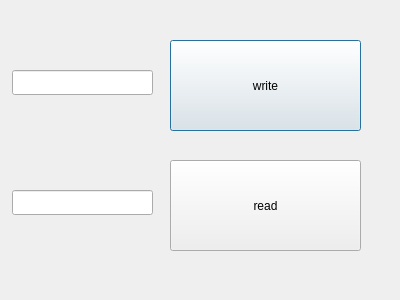
<?xml version="1.0" encoding="UTF-8"?>
<ui version="4.0">
 <class>Dialog</class>
 <widget class="QDialog" name="Dialog">
  <property name="geometry">
   <rect>
    <x>0</x>
    <y>0</y>
    <width>400</width>
    <height>300</height>
   </rect>
  </property>
  <property name="windowTitle">
   <string>Dialog</string>
  </property>
  <widget class="QPushButton" name="btnwrite">
   <property name="geometry">
    <rect>
     <x>170</x>
     <y>40</y>
     <width>191</width>
     <height>91</height>
    </rect>
   </property>
   <property name="text">
    <string>write</string>
   </property>
  </widget>
  <widget class="QPushButton" name="btnread">
   <property name="geometry">
    <rect>
     <x>170</x>
     <y>160</y>
     <width>191</width>
     <height>91</height>
    </rect>
   </property>
   <property name="text">
    <string>read</string>
   </property>
  </widget>
  <widget class="QLineEdit" name="lineEdit">
   <property name="geometry">
    <rect>
     <x>12</x>
     <y>70</y>
     <width>141</width>
     <height>25</height>
    </rect>
   </property>
  </widget>
  <widget class="QLineEdit" name="lineEdit_2">
   <property name="geometry">
    <rect>
     <x>12</x>
     <y>190</y>
     <width>141</width>
     <height>25</height>
    </rect>
   </property>
  </widget>
 </widget>
 <resources/>
 <connections/>
</ui>
